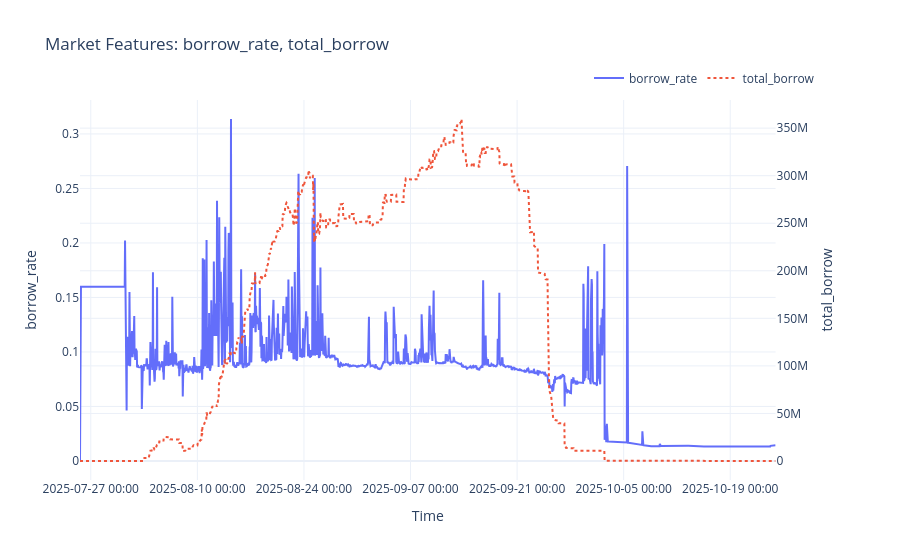

The notebook cell saved with this chart:
### Code cell
plot_market_features(
    big_markets[5]["market_df"],
    ["borrow_rate", "total_borrow"]
)

### Figure 1 — Plotly figure (JSON) as saved in the notebook; plotly's stock layout.template omitted (floating-point values rounded to 4 significant figures; data arrays with more than 128 entries replaced by an {"elided": "..."} marker saying what was removed)
{"data": [{"line": {"color": "#636EFA", "width": 2}, "mode": "lines", "name": "borrow_rate", "type": "scatter", "x": {"elided": "2194 str values"}, "xaxis": "x", "y": {"elided": "2194 float values"}, "yaxis": "y"}, {"line": {"color": "#EF553B", "dash": "dot", "width": 2}, "mode": "lines", "name": "total_borrow", "type": "scatter", "x": {"elided": "2194 str values"}, "xaxis": "x", "y": {"elided": "2194 float values"}, "yaxis": "y2"}], "layout": {"hovermode": "x unified", "legend": {"orientation": "h", "x": 1, "xanchor": "right", "y": 1.02, "yanchor": "bottom"}, "title": {"text": "Market Features: borrow_rate, total_borrow"}, "xaxis": {"anchor": "y", "domain": [0, 0.94], "tickformat": "%Y-%m-%d %H:%M", "title": {"text": "Time"}}, "yaxis": {"anchor": "x", "domain": [0, 1], "title": {"text": "borrow_rate"}}, "yaxis2": {"anchor": "x", "overlaying": "y", "side": "right", "title": {"text": "total_borrow"}}}}
